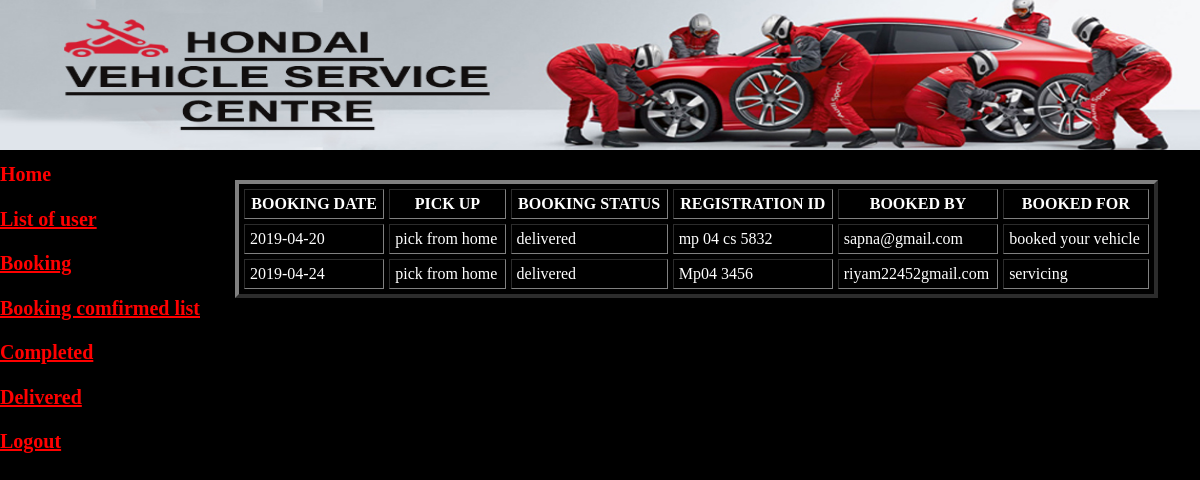
/admin/deliver.php (signed in), run on the app's committed database.
### tables this page shows
CREATE TABLE IF NOT EXISTS `booking` (
  `booking_date` date NOT NULL,
  `pick_up` char(20) NOT NULL,
  `booking_status` varchar(30) NOT NULL DEFAULT 'PLACED',
  `registration_id` varchar(30) NOT NULL,
  `booked_by` varchar(20) NOT NULL,
  `booked_for` varchar(20) NOT NULL,
  `bookingid` int(6) NOT NULL AUTO_INCREMENT,
  PRIMARY KEY (`bookingid`)
);

### admin/deliver.php (the view, shortened to what this page needs)
<html>
<head>
<link rel="stylesheet" type="text/css" href="grid/grid.css">
</head>
<body style="background-color:black;">
<div class="container">
<div class="row">
<div class="col-12">
<img src="image/banner.jpg" height="150px" width="100%">
</div>
</div>
<?php
include('nav.php');
?>
<?php
$con=mysqli_connect("localhost","root",12345,"hondairiya");
$q="select * from booking where booking_status='delivered'";
$result=mysqli_query($con,$q);
$result_rows = mysqli_fetch_assoc($result);
?>
<div class="row">
<div class="col-6" style="padding-left:100px;padding-top:30px;">
<table width="150%" style="color:white;margin-left:-70px;" border="4"  cellspacing="5px" cellpadding="5px">
<tr>
<th>BOOKING DATE</th>
<th>PICK UP</th>
<th>BOOKING STATUS</th>
<th>REGISTRATION ID</th>
<th>BOOKED BY</th>
<th>BOOKED FOR</th>
</tr>
<?php
do{
?>
	<tr>
	<td> <?php echo  $result_rows['booking_date']; ?></td>
	<td> <?php echo $result_rows['pick_up']; ?></td>
	<td> <?php echo $result_rows['booking_status']; ?></td>
	<td> <?php echo $result_rows['registration_id']; ?> </td>
	<td> <?php echo $result_rows['booked_by']; ?> </td>
	<td> <?php echo $result_rows['booked_for'];?> </td>
	</tr>
<?php
}while($result_rows = mysqli_fetch_assoc($result))
	?>
</table>
</div>
</div>
</div>
</body>
</html>

### admin/grid/grid.css (style rules this page uses)
.container { width:100%; }
body { margin:0px; }
.col-12 { width:100%; }
.col-6 { width:50%; }
.row { margin-left:-15px; margin-right:-15px; }
.col-1,.col-2,.col-3,.col-4,.col-5,.col-6,.col-7,.col-8,.col-9,.co-10,.col-11,.col-12 { float:left }
.container { margin-right:auto; margin-left:auto; padding-left:15px; padding-right:15px; }
.container { max-width:100%; }

### data on the page
booking: booking_date "2019-04-20", pick_up "pick from home", booking_status "delivered", registration "mp 04 cs 5832", booked_by "sapna@gmail.com", booked_for "booked your vehicle"
booking: booking_date "2019-04-24", pick_up "pick from home", booking_status "delivered", registration "Mp04 3456", booked_by "riyam22452gmail.com", booked_for "servicing"
